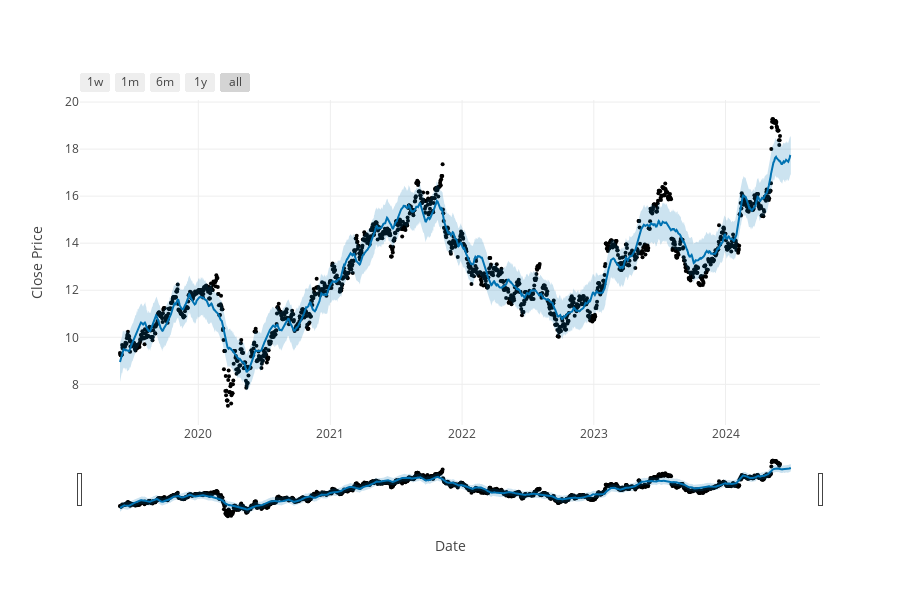

The cell this chart's notebook holds for it:
### Markdown cell above
# Model Evaluation

### Code cell
import mlflow
import utils
import os
import json
import datetime

import numpy as np
import pandas as pd

from prophet import Prophet
from prophet.plot import plot_plotly, plot_components_plotly
from prophet.diagnostics import cross_validation, performance_metrics

# Load model data
experiment_id = '868266089519611414'
model_runs = mlflow.search_runs(experiment_ids=experiment_id, filter_string = "metrics.rmse < 2")

# Simulate selecting stock symbol
stock_symbols = list(model_runs['tags.mlflow.runName'])
stock_symbols = [x.split('-')[0] for x in stock_symbols]
stock_symbol = stock_symbols[10]

# filter table based on selected stock
model_path = model_runs[model_runs['tags.mlflow.runName'].str.contains(stock_symbol)]['artifact_uri'].values[0]
model_path = os.path.join(model_path, 'prophet-model')
model = mlflow.prophet.load_model(model_path)

forecast = model.predict(model.make_future_dataframe(periods=30))
plot_plotly(model, forecast, xlabel='Date', ylabel='Close Price')

### Figure 1 — Plotly figure (JSON) as saved in the notebook; plotly's stock layout.template omitted (floating-point values rounded to 4 significant figures; data arrays with more than 128 entries replaced by an {"elided": "..."} marker saying what was removed)
{"data": [{"marker": {"color": "black", "size": 4}, "mode": "markers", "name": "Actual", "type": "scatter", "x": {"elided": "1830 str values"}, "y": {"elided": "1830 float values"}}, {"hoverinfo": "skip", "line": {"width": 0}, "mode": "lines", "type": "scatter", "x": {"elided": "1860 str values"}, "y": {"elided": "1860 float values"}}, {"fill": "tonexty", "fillcolor": "rgba(0, 114, 178, 0.2)", "line": {"color": "#0072B2", "width": 2}, "mode": "lines", "name": "Predicted", "type": "scatter", "x": {"elided": "1860 str values"}, "y": {"elided": "1860 float values"}}, {"fill": "tonexty", "fillcolor": "rgba(0, 114, 178, 0.2)", "hoverinfo": "skip", "line": {"width": 0}, "mode": "lines", "type": "scatter", "x": {"elided": "1860 str values"}, "y": {"elided": "1860 float values"}}], "layout": {"height": 600, "showlegend": false, "width": 900, "xaxis": {"rangeselector": {"buttons": [{"count": 7, "label": "1w", "step": "day", "stepmode": "backward"}, {"count": 1, "label": "1m", "step": "month", "stepmode": "backward"}, {"count": 6, "label": "6m", "step": "month", "stepmode": "backward"}, {"count": 1, "label": "1y", "step": "year", "stepmode": "backward"}, {"step": "all"}]}, "rangeslider": {"visible": true}, "title": {"text": "Date"}, "type": "date"}, "yaxis": {"title": {"text": "Close Price"}}}}
